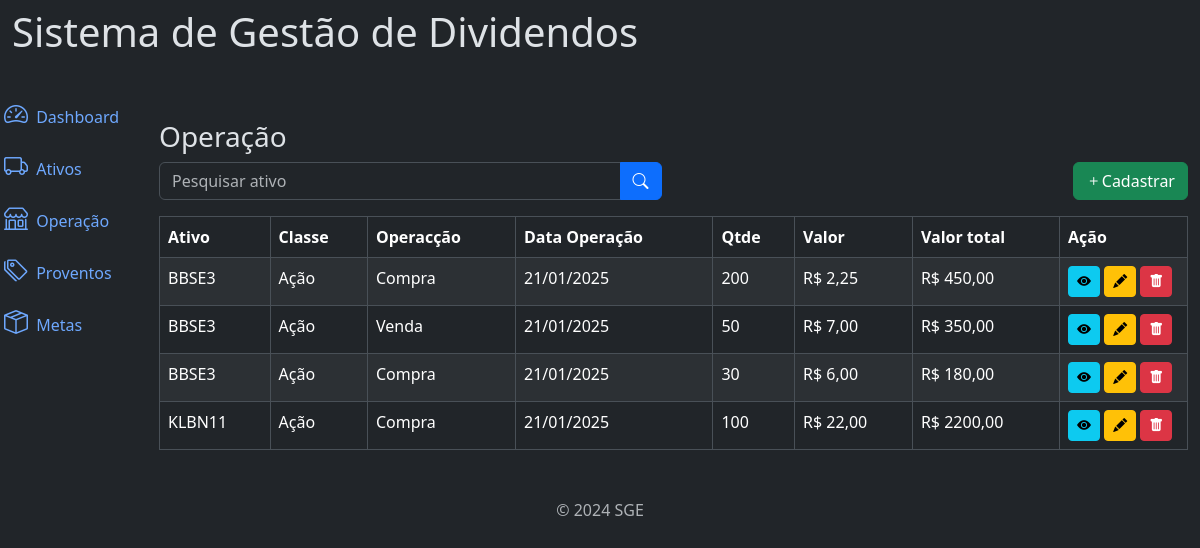
Before: /operacao/ (signed in) with the older database file.
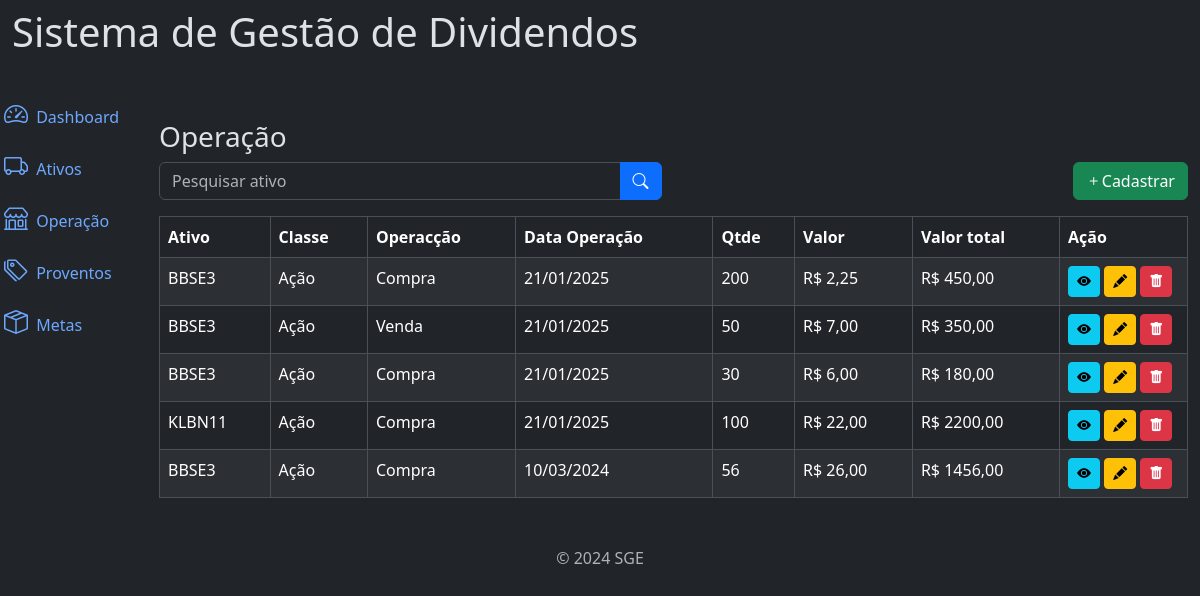
After: the same page with the newer database file.
### carteira/models.py (models this page shows, shortened)
class Operacao(models.Model):
    class Meta:
        verbose_name = "Operação"
        verbose_name_plural = "Operação"
        ordering=['-data_operacao']
    fk_user = models.ForeignKey(User, on_delete=models.CASCADE, related_name="user_operacao",  null=True) #relacionando campo com a pk da tbl user
    id_ativo = models.ForeignKey(Ativos, on_delete=models.PROTECT, null=True, blank=True, verbose_name='Ativo') #relacionando campo com a pk da tbl ativo
    classe = models.CharField(max_length=10)
    tipo_operacao = models.CharField(max_length=20, verbose_name='tipo de operação', blank=True, null=True)
    data_operacao = models.DateField(verbose_name='data da operação')
    qtd = models.IntegerField(verbose_name='quantidade')
    valor_cota = models.DecimalField(max_digits=20, decimal_places=2,verbose_name='valor da cota')
    fonte_recurso = models.CharField(max_length=20, verbose_name='Fonte de recurso', null=True, blank=True )
    valor_total = models.DecimalField(max_digits=20, decimal_places=2,verbose_name='Total da Operaçao')
    ano= models.IntegerField(verbose_name='ano', null=True, blank=True)
    created_at = models.DateTimeField(auto_now_add=True, verbose_name='criado em')
    update_at = models.DateTimeField(auto_now=True, verbose_name='atualizado em')

class Ativos(models.Model):
    class Meta:
        verbose_name = "Ativo"
        verbose_name_plural = "Ativos"
        ordering=['ativo']
    fk_user = models.ForeignKey(User, on_delete=models.CASCADE, related_name="user_ativo", null=True,) #relacionando campo com a pk da tbl user
    ativo = models.CharField(max_length=250,verbose_name='nome do ativo')
    ticket = models.CharField(max_length=10)
    classe = models.CharField(max_length=10)
    cnpj = models.CharField(max_length=20, verbose_name='CNPJ')
    setor = models.ForeignKey(SetorAtivo, on_delete=models.PROTECT, related_name="setor_ativo", verbose_name='Setor')
    qtdAtivo = models.IntegerField(verbose_name='Qtd', blank=True, null= True)
    investimento= models.DecimalField(max_digits=20, decimal_places=2, blank=True, null= True)
    dividendos= models.DecimalField(max_digits=20, decimal_places=2, blank=True, null= True)
    created_at = models.DateTimeField(auto_now_add=True, verbose_name='criado em')
    update_at = models.DateTimeField(auto_now=True, verbose_name='atualizado em')
    def __str__(self):
        return self.ticket

### carteira/views/operacao_views.py (the view)
# urls.py: path('operacao/', views.OperacaoRender.as_view(), name='list_operacao'),
class OperacaoRender(ListView):
    model = Operacao
    template_name = 'operacao/list.html'
    context_object_name = 'lists'
    ordering = '-data_operacao'
    paginate_by = 20
    def get_queryset(self):
        queryset = Operacao.objects.filter(fk_user=self.request.user).order_by(self.ordering)
        filter_name = self.request.GET.get('name')
        if filter_name:
            queryset = queryset.filter(ticket__icontains=filter_name)
        return queryset

### carteira/templates/operacao/list.html (shortened to what this page needs)
{% extends "global/base.html" %}
{% block content %}
<p class="h3">Operação</p>
    <div class="row mb-3">
        <div class="col-md-6">
            <form action="#" method="GET">
                <div class="input-group">
                    <input type="text" class="form-control" name="name" placeholder="Pesquisar ativo" value="{{ request.GET.name }}"/>
                    {% if request.GET.name %}
                        <a href="#" class="btn btn-primary">
                            <i class="bi bi-x-lg"></i>
                        </a>
                    {% else %}
                        <button type="submit" class="btn btn-primary">
                            <i class="bi bi-search"></i>
                        </button>
                    {% endif %}
                </div>
            </form>
        </div>
        <div class="col-md-6">
            <a href="#" class="btn btn-success float-end"
            data-bs-toggle="modal"
            data-bs-target="#cadastroModal"
            hx-get = {% url "create_operacao" %}
            hx-target = "#addContent"
            hx-swap = "innerHTML">
                <i class="bi bi-plus"></i>Cadastrar
            </a>
        </div>
    </div>
    <div class="table-responsive">
    {% if lists %}
       {% include "operacao/table.html" %}
    {% else %}
        <p class="h3">Nenhum registro encontrado.</p>
    {% endif %}
    </div>
{% endblock %}

### carteira/templates/operacao/table.html
<table class="table table-striped table-bordered">
    <thead>
        <tr>
            <th>Ativo</th>
            <th>Classe</th>
            <th>Operacção</th>
            <th>Data Operação</th>
            <th>Qtde</th>
            <th>Valor</th>
            <th>Valor total</th>
            <th>Ação</th>
        </tr>
    </thead>
    <tbody >
        {% for list in lists %}
            <tr>
                <td>{{ list.id_ativo }}</td>
                <td>{{ list.classe }}</td>
                <td>{{ list.tipo_operacao }}</td>
                <td>{{ list.data_operacao|date:"d/m/Y" }}</td>
                <td>{{ list.qtd }}</td>
                <td>R$ {{ list.valor_cota|floatformat:2 }}</td>
                <td>R$ {{ list.valor_total|floatformat:2 }}</td>
                <td style="width:8em">
                    <a href="#" class="btn btn-info btn-sm"><i class="bi bi-eye-fill"></i></a>
                    <a href="#" class="btn btn-warning btn-sm" data-bs-toggle="modal"
                    data-bs-target="#cadastroModal"
                    hx-get = {% url "update_operacao" list.pk %}
                    hx-target = "#addContent"
                    hx-swap = "innerHTML"
                    ><i class="bi bi-pencil-fill"></i></a>
                    <a  onclick="modal(this)"
                    data-page="operacao"
                    data-name="{{list.id_ativo}}"
                    data-id="{{list.pk}}"
                     href="#"
                     class="btn btn-danger btn-sm"><i class="bi bi-trash-fill"></i></i></a>
                </td>
            </tr>
        {% endfor %}
    </tbody>
</table>

Changed rows visible on the page:
added Operacao: id_ativo "BBSE3", classe "Ação", tipo_operacao "Compra", data_operacao "10/03/2024", qtd "56", valor_cota "26,00", valor_total "1456,00"
